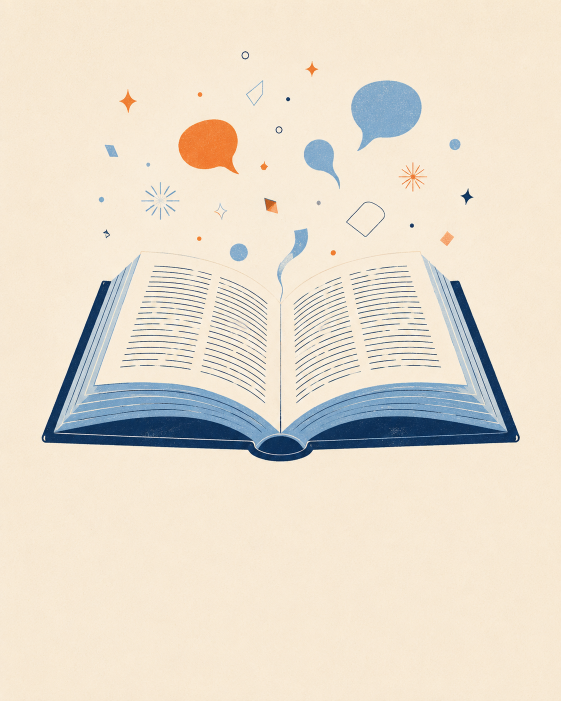
#> input picture prima libro aperto.png, 1122 x 1402 px, found by its file name (shown at 1/2 size)
$ python monta_card.py
#> lines starting #> are read from the running program, lines starting #| are printed output that depends on the picture
#!/usr/bin/env python3
# Montaggio carosello "Le parole nuove dell'AI" — 9 card 1080x1350
from PIL import Image, ImageDraw, ImageFont
import os

SRC = "/sessions/sharp-quirky-bohr/mnt/Carosello AI Parole"
OUT = os.path.join(SRC, "card finali")
os.makedirs(OUT, exist_ok=True)

W, H = 1080, 1350
BAND_H = 340
BAND_Y = H - BAND_H
NAVY = (27, 42, 74)
CREAM = (245, 239, 224)
ORANGE = (232, 99, 44)
POWDER = (143, 184, 216)

FB = "/usr/share/fonts/truetype/liberation/LiberationSerif-Bold.ttf"
FR = "/usr/share/fonts/truetype/liberation/LiberationSerif-Regular.ttf"
FI = "/usr/share/fonts/truetype/liberation/LiberationSerif-Italic.ttf"

def font(path, size):
    return ImageFont.truetype(path, size)

def fit_text(draw, text, path, size, max_w):
    f = font(path, size)
    while draw.textlength(text, font=f) > max_w and size > 18:
        size -= 2
        f = font(path, size)
    return f

def center(draw, text, y, f, fill, tracking=0):
    w = draw.textlength(text, font=f)
    draw.text(((W - w) / 2, y), text, font=f, fill=fill)

CARDS = [
    dict(file="prima libro aperto.png", mode="full", num="1/9",
         title=["LE PAROLE NUOVE", "DELL'AI"],
         defs=["7 termini per dire cose che vivevi già", "+ 2 coniati da me"],
         credit="Swipe →"),
    dict(file="seconda omino seduto in relax.png", mode="full", num="2/9",
         title=["VIBE CODING"],
         defs=["Programmare dicendo all'AI cosa vuoi,", "dimenticando che il codice esista."],
         credit="Andrej Karpathy, 2025 · Parola dell'anno Collins"),
    dict(file="Pappagallo in collage variopinta.png", mode="fit", num="3/9",
         title=["PAPPAGALLI STOCASTICI"],
         defs=["Un modello ricuce frammenti di ciò che ha letto,", "senza sapere cosa significano."],
         credit="Dal paper di Bender, Gebru e colleghe (2021)"),
    dict(file="Robot pittore e scala impossibile.png", mode="full", num="4/9",
         title=["ALLUCINAZIONE"],
         defs=["Quando il modello inventa,", "con totale sicurezza."],
         credit="Parola dell'anno Cambridge 2023"),
    dict(file="Ai che esce dalla gabbia.png", mode="full", num="5/9",
         title=["JAILBREAK"],
         defs=["Convincere l'AI a fare ciò", "che le è stato vietato."],
         credit="Termine rubato agli iPhone sbloccati"),
    dict(file="Telefono-fonderia di idee straripanti.png", mode="fit", num="6/9",
         title=["SLOP"],
         defs=["La brodaglia generata che nessuno ha chiesto", "e nessuno leggerà."],
         credit="Parola dell'anno Merriam-Webster 2025"),
    dict(file="Penna arancione sotto la lampada.png", mode="full", num="7/9",
         title=["AI BLUES"],
         defs=["Quando generi ma non hai la sensazione di creare.", "Nostalgia di qualcosa che la comodità ti ha tolto."],
         credit="— coniata da me"),
    dict(file="{_title___Montagna di pratiche sul laptop_}.png", mode="fit", num="8/9",
         title=["READING DEBT"],
         defs=["L'AI produce più testo di quanto ne leggerai mai:", "il non-letto si accumula e matura interessi."],
         credit="— coniata da me"),
    dict(file="{_title___Nuvola di fumetti colorati_}.png", mode="full", num="9/9",
         title=["E TU?"],
         defs=["Ne conosci altre, o ne hai coniate di tue?", "Le migliori finiscono nel pezzo di settembre."],
         credit="Commenta ↓ · Post completo su Substack, link in bio"),
]

for i, c in enumerate(CARDS, 1):
    src = Image.open(os.path.join(SRC, c["file"])).convert("RGB")
#> src is the input picture: PIL image 1122x1402 RGB; mean R, G, B 231.2, 221.6, 205.9
    bg = src.getpixel((15, 15))  # colore di fondo campionato nell'angolo
#> bg = (249, 235, 213)
    canvas = Image.new("RGB", (W, H), bg)
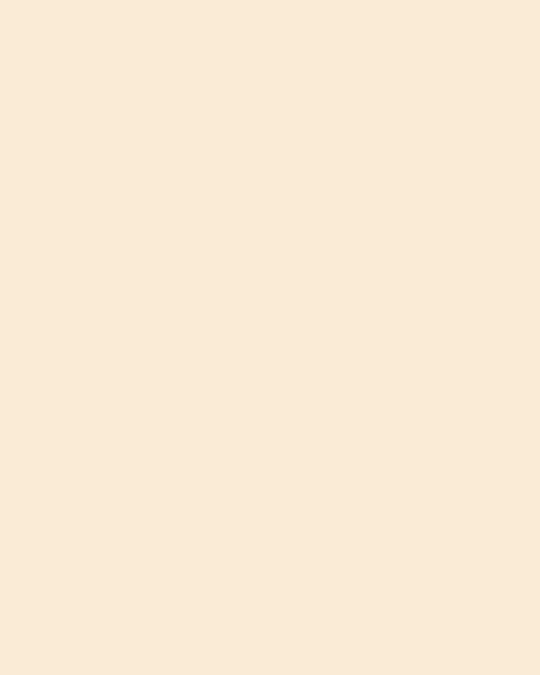
#> canvas: PIL image 1080x1350 RGB (shown at 1/2 size); mean R, G, B 249, 235, 213

    if c["mode"] == "full":
        canvas.paste(src.resize((W, H), Image.LANCZOS), (0, 0))
    else:  # fit: illustrazione intera sopra la fascia
        avail_h = BAND_Y - 30
        k = min(W / src.width, avail_h / src.height)
        nw, nh = int(src.width * k), int(src.height * k)
        img = src.resize((nw, nh), Image.LANCZOS)
        canvas.paste(img, ((W - nw) // 2, (avail_h - nh) // 2 + 15))

    d = ImageDraw.Draw(canvas)
    # fascia blu notte + filo arancio
    d.rectangle([0, BAND_Y, W, H], fill=NAVY)
    d.rectangle([0, BAND_Y, W, BAND_Y + 5], fill=ORANGE)

    two_lines = len(c["title"]) == 2
    if two_lines:
        f1 = fit_text(d, c["title"][0], FB, 58, 960)
        f2 = fit_text(d, c["title"][1], FB, 58, 960)
        center(d, c["title"][0], BAND_Y + 34, f1, CREAM)
        center(d, c["title"][1], BAND_Y + 100, f2, ORANGE)
        dy = 178
    else:
        ft = fit_text(d, c["title"][0], FB, 64, 960)
        center(d, c["title"][0], BAND_Y + 52, ft, CREAM)
        # trattino arancio sotto il titolo
        d.rectangle([W/2 - 35, BAND_Y + 140, W/2 + 35, BAND_Y + 146], fill=ORANGE)
        dy = 168

    fd = font(FR, 31)
    for j, line in enumerate(c["defs"]):
        fdj = fit_text(d, line, FR, 31, 940)
        center(d, line, BAND_Y + dy + j * 44, fdj, CREAM)

    fc = fit_text(d, c["credit"], FI, 24, 900)
    center(d, c["credit"], BAND_Y + 282, fc, POWDER)

    fn = font(FR, 22)
    nw_ = d.textlength(c["num"], font=fn)
#> nw_ = 28.11
    d.text((W - 48 - nw_, H - 42), c["num"], font=fn, fill=POWDER)

    out = os.path.join(OUT, f"0{i}-{c['title'][0].lower().replace(' ', '-').replace('?', '')}.png")
    canvas.save(out, "PNG")
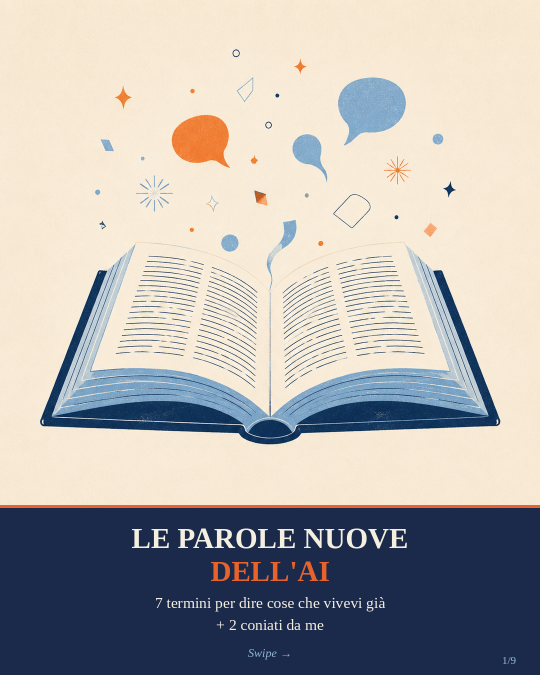
#> saved as 01-le-parole-nuove.png: PIL image 1080x1350 RGB (shown at 1/2 size); mean R, G, B 178.8, 175.5, 172.2
    print("ok", out)
#> pass 2 of the loop `for i, c in enumerate(CARDS, 1):`:
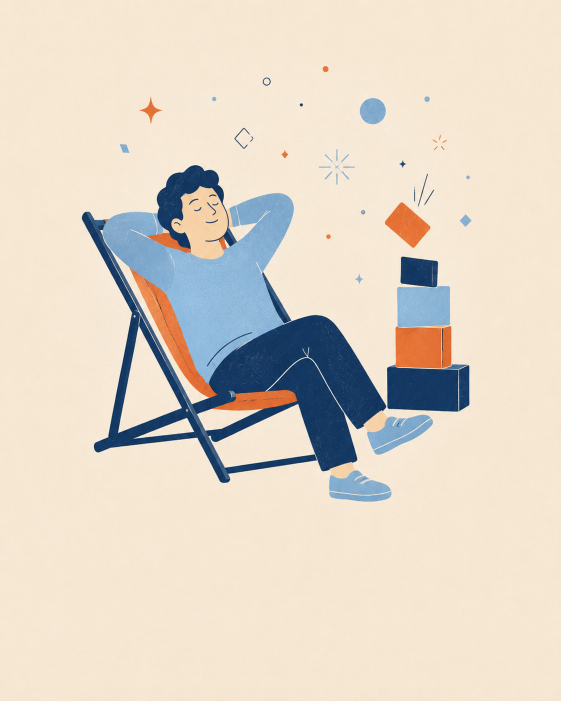
#> input picture seconda omino seduto in relax.png, 1122 x 1402 px, found by its file name (shown at 1/2 size)
#> src is the input picture: PIL image 1122x1402 RGB; mean R, G, B 223.9, 214, 200.2
#> bg = (246, 231, 211)
#> `canvas = Image.new("RGB", (W, H), bg)`:
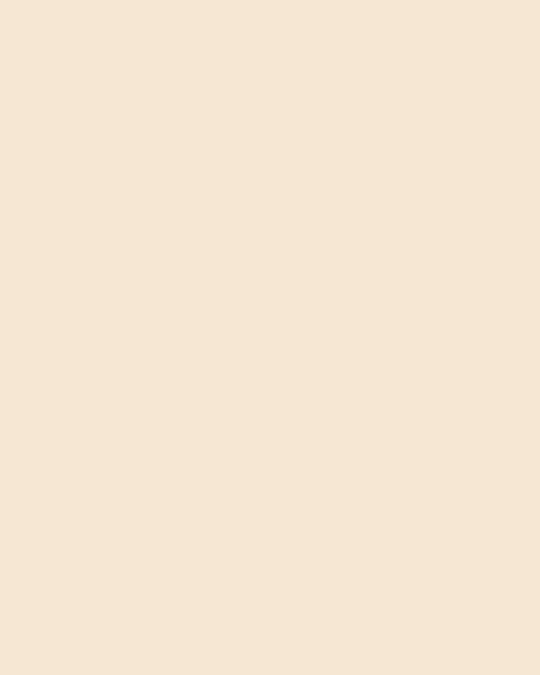
#> canvas: PIL image 1080x1350 RGB (shown at 1/2 size); mean R, G, B 246, 231, 211
#> `canvas.save(out, "PNG")`:
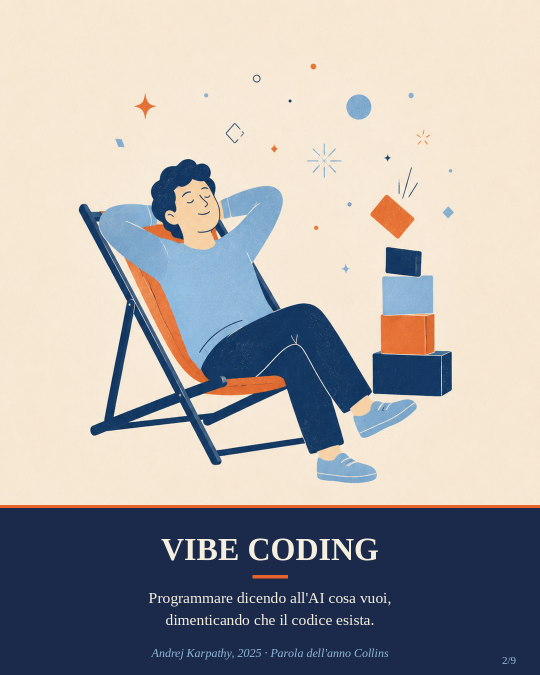
#> saved as 02-vibe-coding.png: PIL image 1080x1350 RGB (shown at 1/2 size); mean R, G, B 171.7, 168.5, 167.2
#> pass 3 of the loop `for i, c in enumerate(CARDS, 1):`:
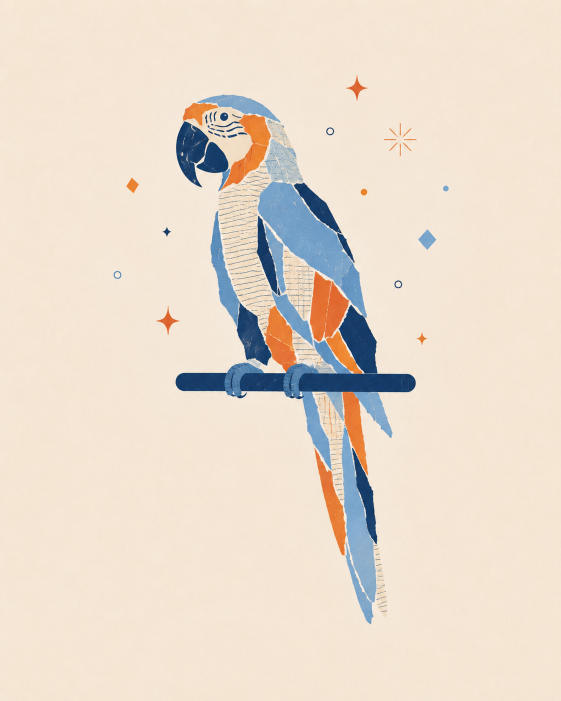
#> input picture Pappagallo in collage variopinta.png, 1122 x 1402 px, found by its file name (shown at 1/2 size)
#> src is the input picture: PIL image 1122x1402 RGB; mean R, G, B 232.6, 220, 205.3
#> bg = (245, 231, 213)
#> `canvas.paste(img, ((W - nw) // 2, (avail_h - nh) // 2 + 15))`:
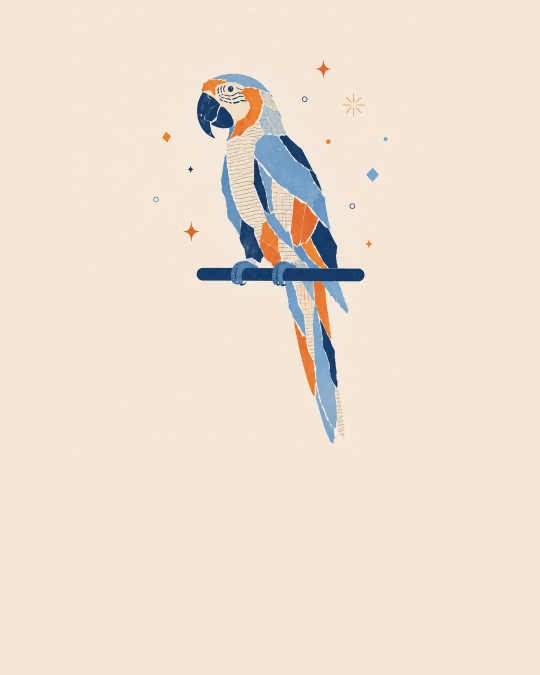
#> canvas: PIL image 1080x1350 RGB (shown at 1/2 size); mean R, G, B 238.5, 225.2, 208.9
#> `canvas.save(out, "PNG")`:
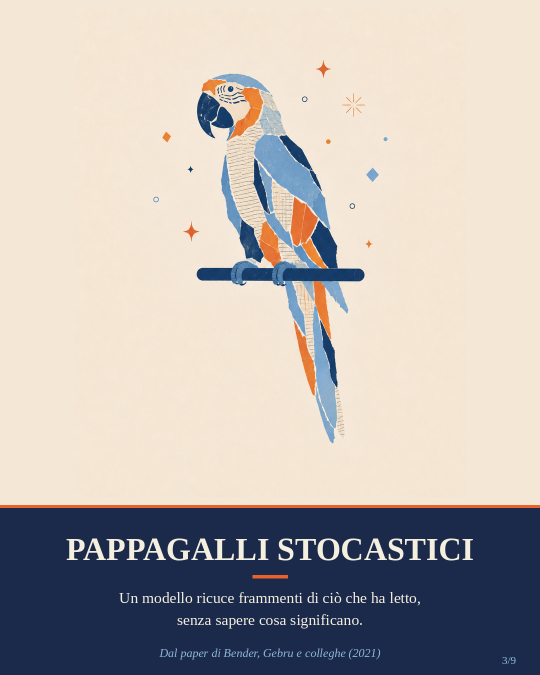
#> saved as 03-pappagalli-stocastici.png: PIL image 1080x1350 RGB (shown at 1/2 size); mean R, G, B 187.4, 180.5, 175.8
#> (the run stopped early here; a loop or call above may not have finished)
